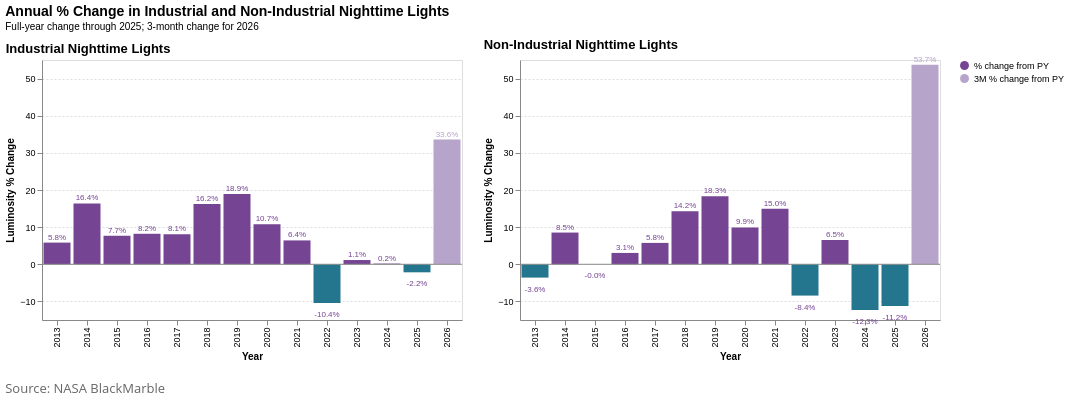

Here is the notebook cell this chart was saved with:
### Markdown cell above
### 2.2 Percentage Change in Industrial vs Non-Industrial Areas

### Code cell
# Fig 2.2: Percentage Change in Industrial vs Non-Industrial Areas
REPORT_MAX_MONTH = max_month
ntl_corrected_report = prepare_ntl_corrected(ntl_monthly_adm0, REPORT_MAX_MONTH)
annual_ind_report = prepare_annual_yoy_with_partial(
    ntl_annual_adm0, ntl_corrected_report, "ntl_ind_5km_sum"
)
annual_noind_report = prepare_annual_yoy_with_partial(
    ntl_annual_adm0, ntl_corrected_report, "ntl_noind_5km_sum"
)


def annual_pct_chart_data(df, zone):
    full = (
        df[["year", "pct_change_full_year"]]
        .dropna()
        .query("year < @current_year")
        .rename(columns={"pct_change_full_year": "pct_change"})
        .assign(zone=zone, series="% change from PY")
    )
    partial = (
        df.loc[df["year"].eq(current_year), ["year", "pct_change_9months"]]
        .dropna()
        .rename(columns={"pct_change_9months": "pct_change"})
        .assign(zone=zone, series=f"{REPORT_MAX_MONTH}M % change from PY")
    )
    return pd.concat([full, partial], ignore_index=True).assign(
        label=lambda d: d["pct_change"].map(lambda v: f"{v:.1f}%"),
        sign=lambda d: np.where(d["pct_change"] >= 0, "increase", "decrease"),
    )


annual_industrial_chart_data = pd.concat(
    [
        annual_pct_chart_data(annual_ind_report, "Industrial Nighttime Lights"),
        annual_pct_chart_data(annual_noind_report, "Non-Industrial Nighttime Lights"),
    ],
    ignore_index=True,
)
write_ntl_sheet(annual_industrial_chart_data, "fig_2_2_ind_nonind_yoy")

annual_base = alt.Chart(annual_industrial_chart_data).encode(
    x=alt.X("year:O", title="Year", axis=alt.Axis(labelFontSize=9, titleFontSize=10)),
    y=alt.Y(
        "pct_change:Q",
        title="Luminosity % Change",
        axis=alt.Axis(labelFontSize=9, titleFontSize=10, grid=True, gridDash=[2, 2]),
    ),
    color=alt.Color(
        "series:N",
        title="",
        scale=alt.Scale(
            domain=["% change from PY", f"{REPORT_MAX_MONTH}M % change from PY"],
            range=["#754493", "#B7A4CB"],
        ),
        legend=alt.Legend(labelFontSize=9, symbolSize=80),
    ),
    tooltip=[
        alt.Tooltip("zone:N", title="Series"),
        alt.Tooltip("year:O", title="Year"),
        alt.Tooltip("series:N", title="Measure"),
        alt.Tooltip("pct_change:Q", format="+.1f", title="% Change"),
    ],
)

bars = annual_base.mark_bar().encode(
    color=alt.condition(
        alt.datum.pct_change < 0,
        alt.value("#24768E"),
        alt.Color(
            "series:N",
            scale=alt.Scale(
                domain=["% change from PY", f"{REPORT_MAX_MONTH}M % change from PY"],
                range=["#754493", "#B7A4CB"],
            ),
            legend=alt.Legend(labelFontSize=9, symbolSize=80),
        ),
    )
)
labels = annual_base.mark_text(
    fontSize=8, color="#666666", dy=alt.expr("datum.pct_change >= 0 ? -5 : 12")
).encode(text="label:N")
zero = (
    alt.Chart(pd.DataFrame({"zero": [0]})).mark_rule(color="#8A8A8A").encode(y="zero:Q")
)

ind_chart = (
    bars.transform_filter(alt.datum.zone == "Industrial Nighttime Lights")
    + labels.transform_filter(alt.datum.zone == "Industrial Nighttime Lights")
    + zero
).properties(
    width=420,
    height=260,
    title=alt.TitleParams(
        text="Industrial Nighttime Lights", fontSize=13, anchor="start"
    ),
)
noind_chart = (
    bars.transform_filter(alt.datum.zone == "Non-Industrial Nighttime Lights")
    + labels.transform_filter(alt.datum.zone == "Non-Industrial Nighttime Lights")
    + zero
).properties(
    width=420,
    height=260,
    title=alt.TitleParams(
        text="Non-Industrial Nighttime Lights", fontSize=13, anchor="start"
    ),
)

chart = (
    alt.hconcat(ind_chart, noind_chart)
    .resolve_scale(y="shared")
    .properties(
        title=alt.TitleParams(
            text="Annual % Change in Industrial and Non-Industrial Nighttime Lights",
            subtitle=f"Full-year change through {prev_year}; {REPORT_MAX_MONTH}-month change for {current_year}",
            fontSize=14,
            subtitleFontSize=10,
            anchor="start",
            offset=6,
        )
    )
)
chart = attaviz.add_caption(chart, "Source: NASA BlackMarble")
chart.save(NTL_REPORT_DIR / "fig-2-2-industrial-nonindustrial-yoy.png", scale_factor=3)
chart

### Figure 1 — Vega-Lite specification as saved in the notebook (floating-point values rounded to 4 significant figures)
{"config": {"view": {"continuousWidth": 300, "continuousHeight": 300}}, "vconcat": [{"hconcat": [{"layer": [{"mark": {"type": "bar"}, "encoding": {"color": {"condition": {"test": "(datum.pct_change < 0)", "value": "#24768E"}, "field": "series", "legend": {"labelFontSize": 9, "symbolSize": 80}, "scale": {"domain": ["% change from PY", "3M % change from PY"], "range": ["#754493", "#B7A4CB"]}, "type": "nominal"}, "tooltip": [{"field": "zone", "title": "Series", "type": "nominal"}, {"field": "year", "title": "Year", "type": "ordinal"}, {"field": "series", "title": "Measure", "type": "nominal"}, {"field": "pct_change", "format": "+.1f", "title": "% Change", "type": "quantitative"}], "x": {"axis": {"labelFontSize": 9, "titleFontSize": 10}, "field": "year", "title": "Year", "type": "ordinal"}, "y": {"axis": {"grid": true, "gridDash": [2, 2], "labelFontSize": 9, "titleFontSize": 10}, "field": "pct_change", "title": "Luminosity % Change", "type": "quantitative"}}, "transform": [{"filter": "(datum.zone === 'Industrial Nighttime Lights')"}]}, {"mark": {"type": "text", "color": "#666666", "dy": {"expr": "datum.pct_change >= 0 ? -5 : 12"}, "fontSize": 8}, "encoding": {"color": {"field": "series", "legend": {"labelFontSize": 9, "symbolSize": 80}, "scale": {"domain": ["% change from PY", "3M % change from PY"], "range": ["#754493", "#B7A4CB"]}, "title": "", "type": "nominal"}, "text": {"field": "label", "type": "nominal"}, "tooltip": [{"field": "zone", "title": "Series", "type": "nominal"}, {"field": "year", "title": "Year", "type": "ordinal"}, {"field": "series", "title": "Measure", "type": "nominal"}, {"field": "pct_change", "format": "+.1f", "title": "% Change", "type": "quantitative"}], "x": {"axis": {"labelFontSize": 9, "titleFontSize": 10}, "field": "year", "title": "Year", "type": "ordinal"}, "y": {"axis": {"grid": true, "gridDash": [2, 2], "labelFontSize": 9, "titleFontSize": 10}, "field": "pct_change", "title": "Luminosity % Change", "type": "quantitative"}}, "transform": [{"filter": "(datum.zone === 'Industrial Nighttime Lights')"}]}, {"data": {"name": "data-42990c68f268a11fa16682fcd3437a6f"}, "mark": {"type": "rule", "color": "#8A8A8A"}, "encoding": {"y": {"field": "zero", "type": "quantitative"}}}], "height": 260, "title": {"text": "Industrial Nighttime Lights", "anchor": "start", "fontSize": 13}, "width": 420}, {"layer": [{"mark": {"type": "bar"}, "encoding": {"color": {"condition": {"test": "(datum.pct_change < 0)", "value": "#24768E"}, "field": "series", "legend": {"labelFontSize": 9, "symbolSize": 80}, "scale": {"domain": ["% change from PY", "3M % change from PY"], "range": ["#754493", "#B7A4CB"]}, "type": "nominal"}, "tooltip": [{"field": "zone", "title": "Series", "type": "nominal"}, {"field": "year", "title": "Year", "type": "ordinal"}, {"field": "series", "title": "Measure", "type": "nominal"}, {"field": "pct_change", "format": "+.1f", "title": "% Change", "type": "quantitative"}], "x": {"axis": {"labelFontSize": 9, "titleFontSize": 10}, "field": "year", "title": "Year", "type": "ordinal"}, "y": {"axis": {"grid": true, "gridDash": [2, 2], "labelFontSize": 9, "titleFontSize": 10}, "field": "pct_change", "title": "Luminosity % Change", "type": "quantitative"}}, "transform": [{"filter": "(datum.zone === 'Non-Industrial Nighttime Lights')"}]}, {"mark": {"type": "text", "color": "#666666", "dy": {"expr": "datum.pct_change >= 0 ? -5 : 12"}, "fontSize": 8}, "encoding": {"color": {"field": "series", "legend": {"labelFontSize": 9, "symbolSize": 80}, "scale": {"domain": ["% change from PY", "3M % change from PY"], "range": ["#754493", "#B7A4CB"]}, "title": "", "type": "nominal"}, "text": {"field": "label", "type": "nominal"}, "tooltip": [{"field": "zone", "title": "Series", "type": "nominal"}, {"field": "year", "title": "Year", "type": "ordinal"}, {"field": "series", "title": "Measure", "type": "nominal"}, {"field": "pct_change", "format": "+.1f", "title": "% Change", "type": "quantitative"}], "x": {"axis": {"labelFontSize": 9, "titleFontSize": 10}, "field": "year", "title": "Year", "type": "ordinal"}, "y": {"axis": {"grid": true, "gridDash": [2, 2], "labelFontSize": 9, "titleFontSize": 10}, "field": "pct_change", "title": "Luminosity % Change", "type": "quantitative"}}, "transform": [{"filter": "(datum.zone === 'Non-Industrial Nighttime Lights')"}]}, {"data": {"name": "data-42990c68f268a11fa16682fcd3437a6f"}, "mark": {"type": "rule", "color": "#8A8A8A"}, "encoding": {"y": {"field": "zero", "type": "quantitative"}}}], "height": 260, "title": {"text": "Non-Industrial Nighttime Lights", "anchor": "start", "fontSize": 13}, "width": 420}], "resolve": {"scale": {"y": "shared"}}, "title": {"text": "Annual % Change in Industrial and Non-Industrial Nighttime Lights", "anchor": "start", "fontSize": 14, "offset": 6, "subtitle": "Full-year change through 2025; 3-month change for 2026", "subtitleFontSize": 10}}], "data": {"name": "data-2b8987d92f9a0e9836a21851f40cefc8"}, "title": {"text": "Source: NASA BlackMarble", "anchor": "start", "color": "#666666", "font": "Open Sans, sans-serif", "fontSize": 13, "fontWeight": 400, "lineHeight": 20, "offset": 21, "orient": "bottom"}, "$schema": "https://vega.github.io/schema/vega-lite/v6.4.1.json", "datasets": {"data-2b8987d92f9a0e9836a21851f40cefc8": [{"year": 2013, "pct_change": 5.837, "zone": "Industrial Nighttime Lights", "series": "% change from PY", "label": "5.8%", "sign": "increase"}, {"year": 2014, "pct_change": 16.37, "zone": "Industrial Nighttime Lights", "series": "% change from PY", "label": "16.4%", "sign": "increase"}, {"year": 2015, "pct_change": 7.682, "zone": "Industrial Nighttime Lights", "series": "% change from PY", "label": "7.7%", "sign": "increase"}, {"year": 2016, "pct_change": 8.211, "zone": "Industrial Nighttime Lights", "series": "% change from PY", "label": "8.2%", "sign": "increase"}, {"year": 2017, "pct_change": 8.088, "zone": "Industrial Nighttime Lights", "series": "% change from PY", "label": "8.1%", "sign": "increase"}, {"year": 2018, "pct_change": 16.22, "zone": "Industrial Nighttime Lights", "series": "% change from PY", "label": "16.2%", "sign": "increase"}, {"year": 2019, "pct_change": 18.92, "zone": "Industrial Nighttime Lights", "series": "% change from PY", "label": "18.9%", "sign": "increase"}, {"year": 2020, "pct_change": 10.75, "zone": "Industrial Nighttime Lights", "series": "% change from PY", "label": "10.7%", "sign": "increase"}, {"year": 2021, "pct_change": 6.425, "zone": "Industrial Nighttime Lights", "series": "% change from PY", "label": "6.4%", "sign": "increase"}, {"year": 2022, "pct_change": -10.39, "zone": "Industrial Nighttime Lights", "series": "% change from PY", "label": "-10.4%", "sign": "decrease"}, {"year": 2023, "pct_change": 1.142, "zone": "Industrial Nighttime Lights", "series": "% change from PY", "label": "1.1%", "sign": "increase"}, {"year": 2024, "pct_change": 0.1892, "zone": "Industrial Nighttime Lights", "series": "% change from PY", "label": "0.2%", "sign": "increase"}, {"year": 2025, "pct_change": -2.162, "zone": "Industrial Nighttime Lights", "series": "% change from PY", "label": "-2.2%", "sign": "decrease"}, {"year": 2026, "pct_change": 33.57, "zone": "Industrial Nighttime Lights", "series": "3M % change from PY", "label": "33.6%", "sign": "increase"}, {"year": 2013, "pct_change": -3.582, "zone": "Non-Industrial Nighttime Lights", "series": "% change from PY", "label": "-3.6%", "sign": "decrease"}, {"year": 2014, "pct_change": 8.541, "zone": "Non-Industrial Nighttime Lights", "series": "% change from PY", "label": "8.5%", "sign": "increase"}, {"year": 2015, "pct_change": -0.004755, "zone": "Non-Industrial Nighttime Lights", "series": "% change from PY", "label": "-0.0%", "sign": "decrease"}, {"year": 2016, "pct_change": 3.057, "zone": "Non-Industrial Nighttime Lights", "series": "% change from PY", "label": "3.1%", "sign": "increase"}, {"year": 2017, "pct_change": 5.757, "zone": "Non-Industrial Nighttime Lights", "series": "% change from PY", "label": "5.8%", "sign": "increase"}, {"year": 2018, "pct_change": 14.25, "zone": "Non-Industrial Nighttime Lights", "series": "% change from PY", "label": "14.2%", "sign": "increase"}, {"year": 2019, "pct_change": 18.29, "zone": "Non-Industrial Nighttime Lights", "series": "% change from PY", "label": "18.3%", "sign": "increase"}, {"year": 2020, "pct_change": 9.931, "zone": "Non-Industrial Nighttime Lights", "series": "% change from PY", "label": "9.9%", "sign": "increase"}, {"year": 2021, "pct_change": 14.98, "zone": "Non-Industrial Nighttime Lights", "series": "% change from PY", "label": "15.0%", "sign": "increase"}, {"year": 2022, "pct_change": -8.426, "zone": "Non-Industrial Nighttime Lights", "series": "% change from PY", "label": "-8.4%", "sign": "decrease"}, {"year": 2023, "pct_change": 6.544, "zone": "Non-Industrial Nighttime Lights", "series": "% change from PY", "label": "6.5%", "sign": "increase"}, {"year": 2024, "pct_change": -12.28, "zone": "Non-Industrial Nighttime Lights", "series": "% change from PY", "label": "-12.3%", "sign": "decrease"}, {"year": 2025, "pct_change": -11.22, "zone": "Non-Industrial Nighttime Lights", "series": "% change from PY", "label": "-11.2%", "sign": "decrease"}, {"year": 2026, "pct_change": 53.69, "zone": "Non-Industrial Nighttime Lights", "series": "3M % change from PY", "label": "53.7%", "sign": "increase"}], "data-42990c68f268a11fa16682fcd3437a6f": [{"zero": 0}]}}
